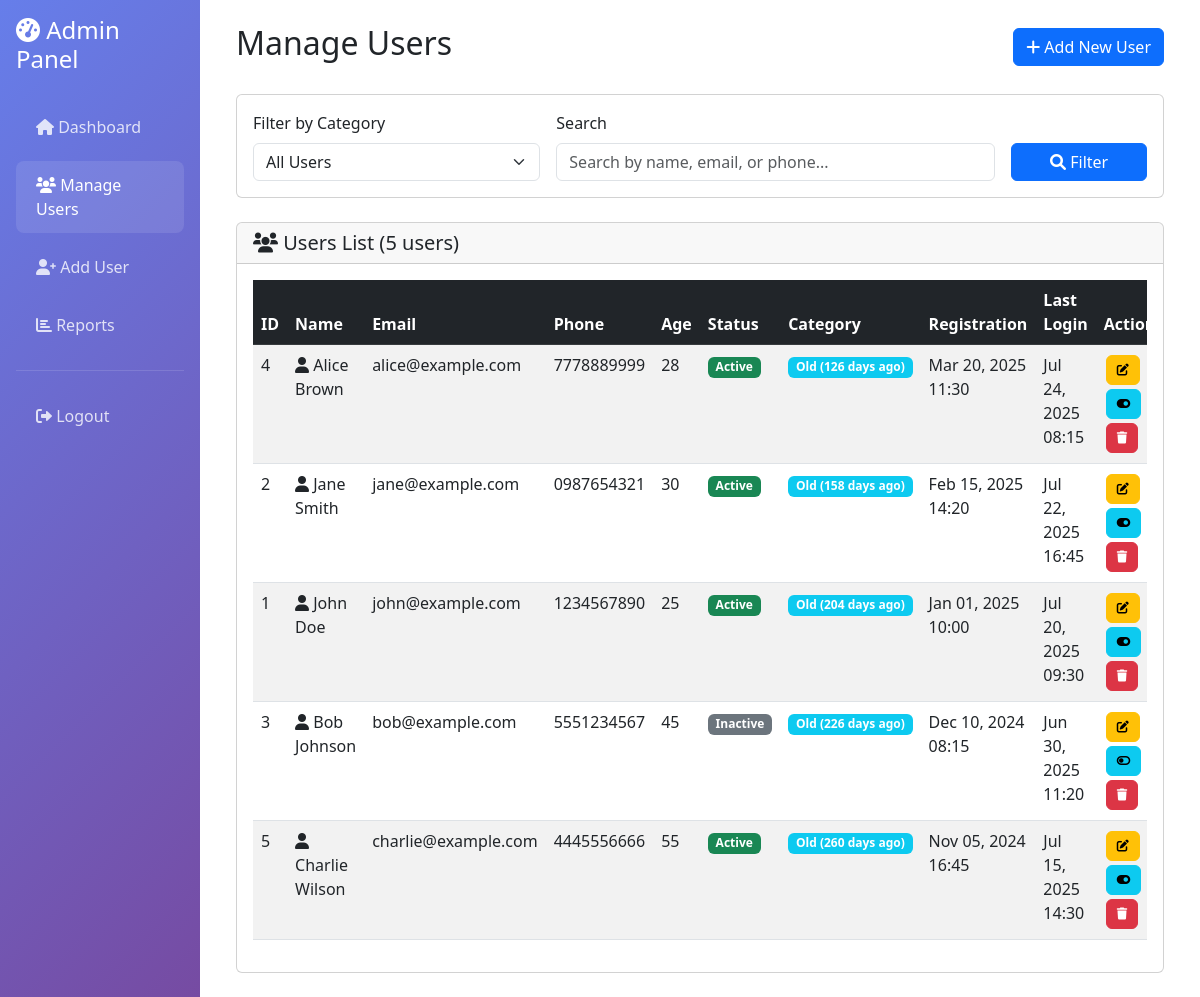
Screenshot of /users.php (signed in) with the database file from the repository.
### tables this page shows
CREATE TABLE IF NOT EXISTS users (
    id INT(11) AUTO_INCREMENT PRIMARY KEY,
    name VARCHAR(100) NOT NULL,
    email VARCHAR(100) UNIQUE NOT NULL,
    phone VARCHAR(15),
    age INT(3),
    address TEXT,
    status ENUM('active', 'inactive') DEFAULT 'active',
    registration_date TIMESTAMP DEFAULT CURRENT_TIMESTAMP,
    last_login TIMESTAMP NULL,
    created_at TIMESTAMP DEFAULT CURRENT_TIMESTAMP,
    updated_at TIMESTAMP DEFAULT CURRENT_TIMESTAMP ON UPDATE CURRENT_TIMESTAMP
);

### config.php (called while the page is built, shortened)
<?php
function formatDate($date) {
    return date('M d, Y H:i', strtotime($date));
}
function getTimeDiff($date) {
    $now = new DateTime();
    $past = new DateTime($date);
    $diff = $now->diff($past);
    if ($diff->days > 30) {
        return 'Old (' . $diff->days . ' days ago)';
    } elseif ($diff->days > 7) {
        return 'Regular (' . $diff->days . ' days ago)';
    } else {
        return 'New (' . $diff->days . ' days ago)';
    }
}
?>

### users.php (the view, shortened to what this page needs)
<?php
require_once 'config.php';
$filter = $_GET['filter'] ?? 'all';
$search = $_GET['search'] ?? '';
$whereClause = "WHERE 1=1";
$params = [];
$stmt = $pdo->prepare("SELECT * FROM users $whereClause ORDER BY registration_date DESC");
$stmt->execute($params);
$users = $stmt->fetchAll();
?>
<!DOCTYPE html>
<html lang="en">
<head>
    <link href="https://cdn.jsdelivr.net/npm/bootstrap@5.3.0/dist/css/bootstrap.min.css" rel="stylesheet">
    <link href="https://cdnjs.cloudflare.com/ajax/libs/font-awesome/6.0.0/css/all.min.css" rel="stylesheet">
</head>
<body>
    <div class="container-fluid">
        <div class="row">
            <div class="col-md-3 col-lg-2 sidebar p-0">
                <div class="p-3">
                    <h4 class="text-white mb-4">
                        <i class="fas fa-tachometer-alt"></i> Admin Panel
                    </h4>
                    <nav class="nav flex-column">
                        <a class="nav-link" href="dashboard.php">
                            <i class="fas fa-home"></i> Dashboard
                        </a>
                        <a class="nav-link active" href="users.php">
                            <i class="fas fa-users"></i> Manage Users
                        </a>
                        <a class="nav-link" href="add_user.php">
                            <i class="fas fa-user-plus"></i> Add User
                        </a>
                        <a class="nav-link" href="reports.php">
                            <i class="fas fa-chart-bar"></i> Reports
                        </a>
                        <hr class="text-white-50">
                        <a class="nav-link" href="logout.php">
                            <i class="fas fa-sign-out-alt"></i> Logout
                        </a>
                    </nav>
                </div>
            </div>
            <div class="col-md-9 col-lg-10">
                <div class="p-4">
                    <div class="d-flex justify-content-between align-items-center mb-4">
                        <h2>Manage Users</h2>
                        <a href="add_user.php" class="btn btn-primary">
                            <i class="fas fa-plus"></i> Add New User
                        </a>
                    </div>
                    <div class="card mb-4">
                        <div class="card-body">
                            <form method="GET" class="row g-3">
                                <div class="col-md-4">
                                    <label for="filter" class="form-label">Filter by Category</label>
                                    <select class="form-select" id="filter" name="filter">
                                        <option value="all" <?php echo $filter === 'all' ? 'selected' : ''; ?>>All Users</option>
                                    </select>
                                </div>
                                <div class="col-md-6">
                                    <label for="search" class="form-label">Search</label>
                                    <input type="text" class="form-control" id="search" name="search"
                                           placeholder="Search by name, email, or phone..." value="<?php echo htmlspecialchars($search); ?>">
                                </div>
                                <div class="col-md-2">
                                    <label class="form-label">&nbsp;</label>
                                    <button type="submit" class="btn btn-primary d-block w-100">
                                        <i class="fas fa-search"></i> Filter
                                    </button>
                                </div>
                            </form>
                        </div>
                    </div>
                    <div class="card">
                        <div class="card-header">
                            <h5 class="mb-0">
                                <i class="fas fa-users"></i> Users List (<?php echo count($users); ?> users)
                            </h5>
                        </div>
                        <div class="card-body">
                            <div class="table-responsive">
                                <table class="table table-striped table-hover">
                                    <thead class="table-dark">
                                        <tr>
                                            <th>ID</th>
                                            <th>Name</th>
                                            <th>Email</th>
                                            <th>Phone</th>
                                            <th>Age</th>
                                            <th>Status</th>
                                            <th>Category</th>
                                            <th>Registration</th>
                                            <th>Last Login</th>
                                            <th>Actions</th>
                                        </tr>
                                    </thead>
                                    <tbody>
                                        <?php if (empty($users)): ?>
                                        <tr>
                                            <td colspan="10" class="text-center py-4">
                                                <i class="fas fa-users fa-3x text-muted mb-3"></i><br>
                                                No users found matching your criteria.
                                            </td>
                                        </tr>
                                        <?php else: ?>
                                        <?php foreach ($users as $user): ?>
                                        <tr>
                                            <td><?php echo $user['id']; ?></td>
                                            <td>
                                                <i class="fas fa-user"></i> <?php echo htmlspecialchars($user['name']); ?>
                                            </td>
                                            <td><?php echo htmlspecialchars($user['email']); ?></td>
                                            <td><?php echo htmlspecialchars($user['phone']); ?></td>
                                            <td><?php echo $user['age']; ?></td>
                                            <td>
                                                <span class="badge bg-<?php echo $user['status'] == 'active' ? 'success' : 'secondary'; ?>">
                                                    <?php echo ucfirst($user['status']); ?>
                                                </span>
                                            </td>
                                            <td>
                                                <span class="badge bg-info">
                                                    <?php echo getTimeDiff($user['registration_date']); ?>
                                                </span>
                                            </td>
                                            <td><?php echo formatDate($user['registration_date']); ?></td>
                                            <td><?php echo $user['last_login'] ? formatDate($user['last_login']) : 'Never'; ?></td>
                                            <td>
                                                <a href="edit_user.php?id=<?php echo $user['id']; ?>"
                                                   class="btn btn-warning action-btn" title="Edit">
                                                    <i class="fas fa-edit"></i>
                                                </a>
                                                <a href="users.php?toggle_status=<?php echo $user['id']; ?>"
                                                   class="btn btn-info action-btn"
                                                   title="Toggle Status"
                                                   onclick="return confirm('Toggle user status?')">
                                                    <i class="fas fa-toggle-<?php echo $user['status'] == 'active' ? 'on' : 'off'; ?>"></i>
                                                </a>
                                                <a href="users.php?delete=<?php echo $user['id']; ?>"
                                                   class="btn btn-danger action-btn"
                                                   title="Delete"
                                                   onclick="return confirm('Are you sure you want to delete this user?')">
                                                    <i class="fas fa-trash"></i>
                                                </a>
                                            </td>
                                        </tr>
                                        <?php endforeach; ?>
                                        <?php endif; ?>
                                    </tbody>
                                </table>
                            </div>
                        </div>
                    </div>
                </div>
            </div>
        </div>
    </div>
</body>
</html>

### users.php (style rules this page uses)
.sidebar { min-height: 100vh; background: linear-gradient(135deg, #667eea 0%, #764ba2 100%); }
.sidebar .nav-link { color: rgba(255, 255, 255, 0.8); padding: 12px 20px; border-radius: 8px; margin: 5px 0; transition: all 0.3s; }
.sidebar .nav-link:hover, .sidebar .nav-link.active { color: white; background: rgba(255, 255, 255, 0.1); }
.action-btn { padding: 5px 10px; font-size: 12px; margin: 2px; }

### rows the page displays
users: id "4", name "Alice Brown", email "alice@example.com", phone "7778889999", age "28", status "Active", registration_date "Old (126 days ago)", registration_date "Mar 20, 2025 11:30", last_login "Jul 24, 2025 08:15"
users: id "2", name "Jane Smith", email "jane@example.com", phone "0987654321", age "30", status "Active", registration_date "Old (158 days ago)", registration_date "Feb 15, 2025 14:20", last_login "Jul 22, 2025 16:45"
users: id "1", name "John Doe", email "john@example.com", phone "1234567890", age "25", status "Active", registration_date "Old (204 days ago)", registration_date "Jan 01, 2025 10:00", last_login "Jul 20, 2025 09:30"
users: id "3", name "Bob Johnson", email "bob@example.com", phone "5551234567", age "45", status "Inactive", registration_date "Old (226 days ago)", registration_date "Dec 10, 2024 08:15", last_login "Jun 30, 2025 11:20"
users: id "5", name "Charlie Wilson", email "charlie@example.com", phone "4445556666", age "55", status "Active", registration_date "Old (260 days ago)", registration_date "Nov 05, 2024 16:45", last_login "Jul 15, 2025 14:30"

### other values shown
count($users) "5"
